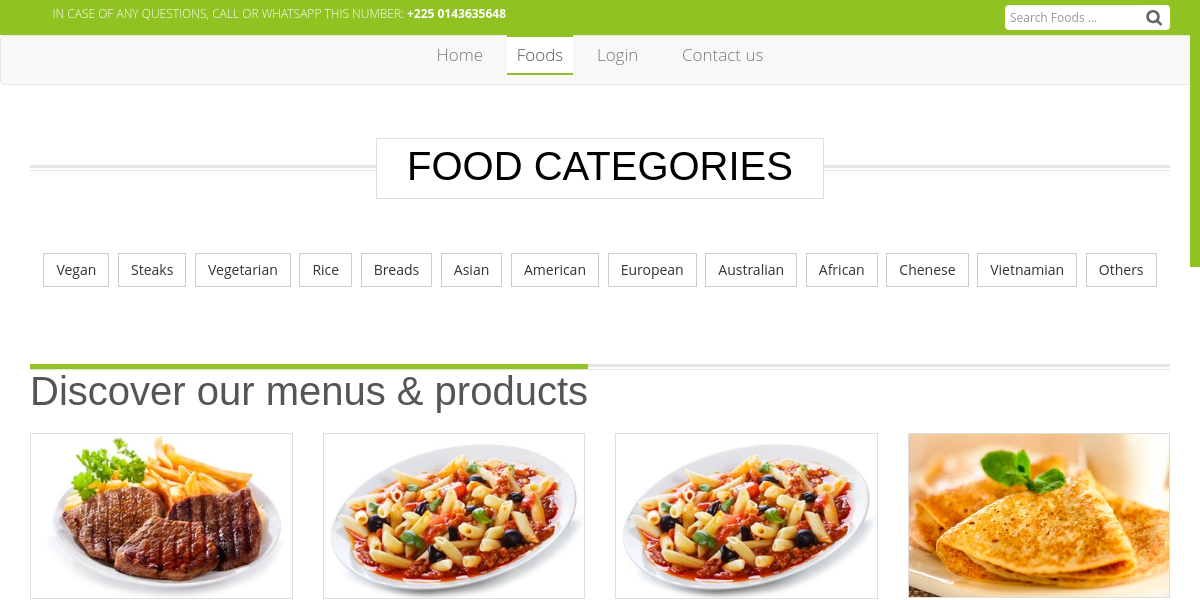
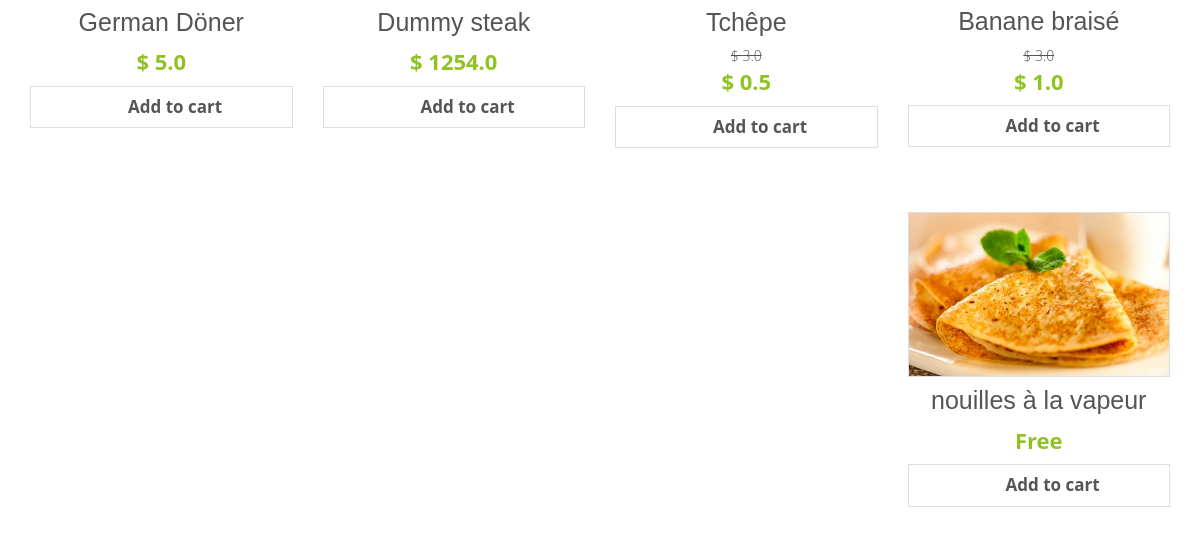
The app's page /foods/ (upper part), older data (2 pictures, top to bottom).
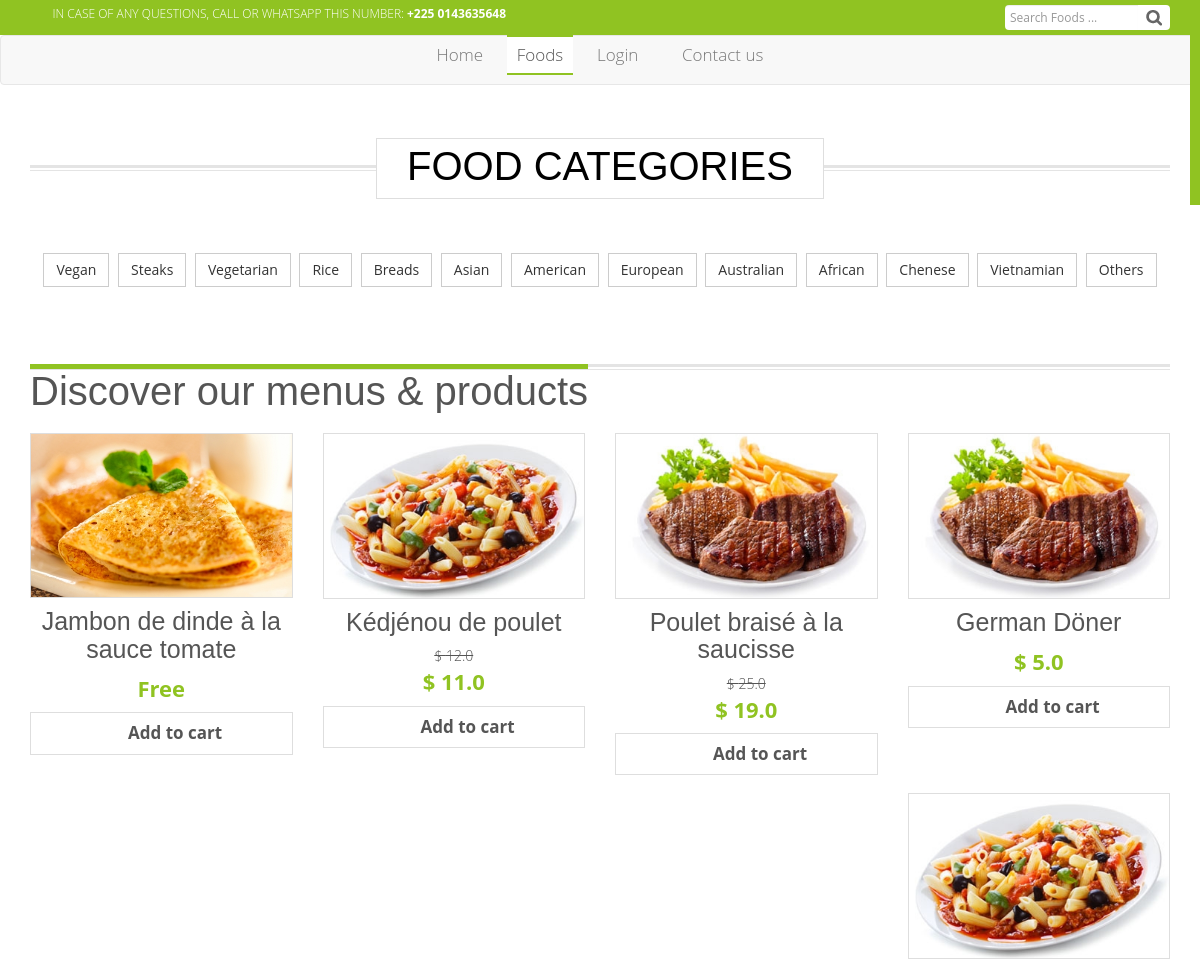
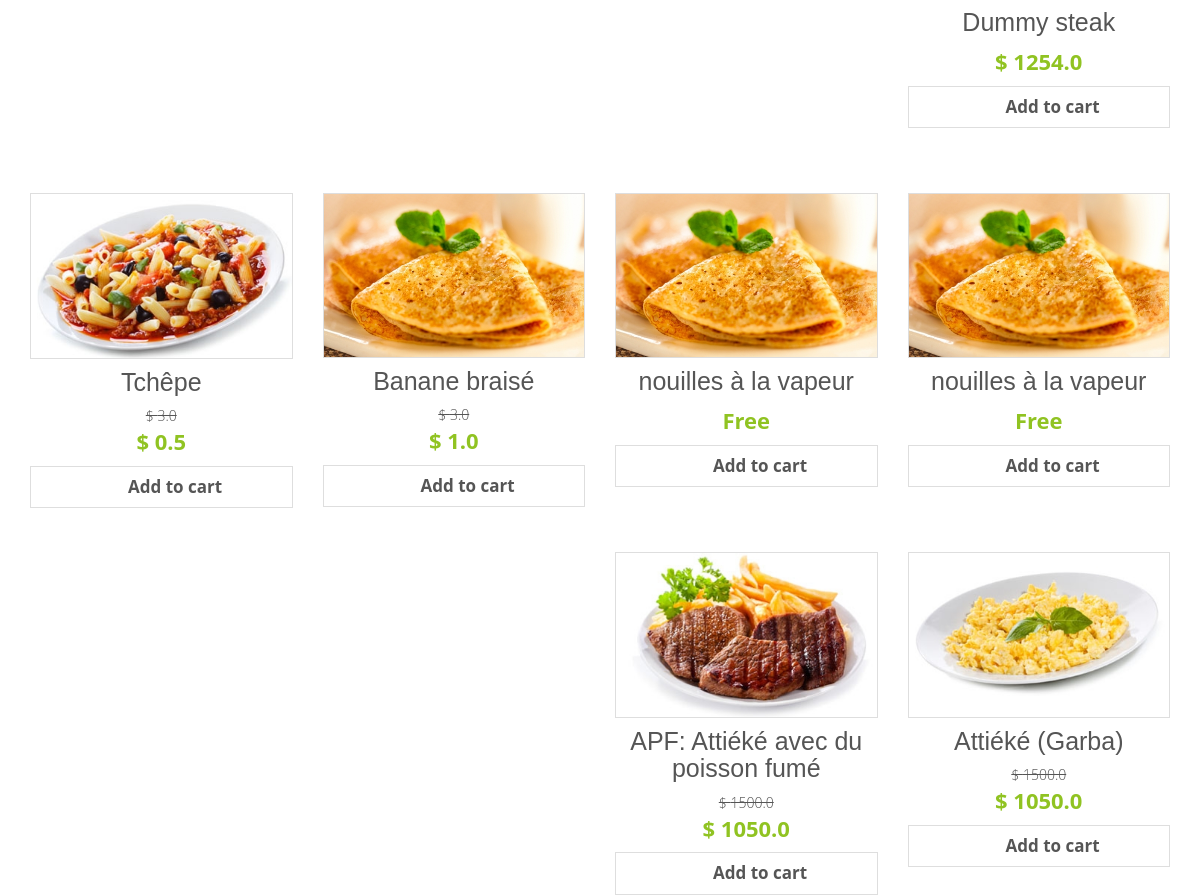
The same page, newer data (2 pictures, top to bottom).
### products/models.py (models this page shows, shortened)
class Item(models.Model):
	hit_count_generic = GenericRelation(HitCount,
		object_id_field='object_pk',
		related_query_name='hit_count_generic_relation'
	)
	title = models.CharField(max_length=255)
	slug = models.SlugField( max_length=400,
		help_text='Autofill field')
	description = models.TextField()
	picture = ResizedImageField(
		size=[500, 500],
		quality=100,
		upload_to='images/foods/%Y/%m/',
		help_text="Main picture")
	tags = TaggableManager()
	is_public = models.BooleanField(default=True)
	picture_2 = ResizedImageField(
		size=[500, 500],
		quality=100,
		null=True,
		blank=True,
		upload_to='images/foods/%Y/%m/',
		help_text="Second picture")
	picture_3 = ResizedImageField(
		size=[500, 500],
		quality=100,
		null=True,
		blank=True,
		upload_to='images/foods/%Y/%m/',
		help_text="Third picture")
	is_popular = models.BooleanField(default=False)
	date = models.DateTimeField(auto_now_add=True)
	price = models.FloatField()
	discount_price = models.FloatField(blank=True, null=True,
		help_text='Must be smaller than normal price')
	category = models.CharField(max_length=20, default='others',
		choices=CATEGORY_CHOICES)
	def get_add_to_cart_url(self):
		return reverse("add-food-to-cart", kwargs={
			"id" : self.id,
			"slug" : self.slug,
		})

### website/views.py (the view)
# urls.py: path('foods/', views.food_item_list_view, name='food-list'),
def food_item_list_view(request):
	if 'food' in request.GET:
		item = request.GET['food']
		items_list = Item.objects.filter(
			is_public=True,
			title__icontains=item).order_by('-id')
	else:
		items_list = Item.objects.filter(is_public=True).order_by('-id')
	paginator = Paginator(items_list, 100)
	page = request.GET.get("page")
	items_obj = paginator.get_page(page)
	try:
		items_list = paginator.page(page)
	except PageNotAnInteger:
		items_list = paginator.page(1)
	except EmptyPage:
		items_list = paginator.page(paginator.num_pages)
	context = {
		'items' : items_obj,
		'current_site' : get_current_site(request),
	}
	items = Item.objects.all()
	for item in items:
		update_views(request, item)
	template_name = 'public/items/items_list.html'
	return render(request, template_name, context)

### website/utils.py (called while the page is built)
def update_views(request, object):
    context = {}
    hit_count = get_hitcount_model().objects.get_for_object(object)
    hits = hit_count.hits
    hitcontext = context["hitcount"] = {"pk": hit_count.pk}
    hit_count_response = HitCountMixin.hit_count(request, hit_count)
    if hit_count_response.hit_counted:
        hits = hits+1
        hitcontext["hitcounted"] = hit_count_response.hit_counted
        hitcontext["hit_message"] = hit_count_response.hit_message
        hitcontext["total_hits"] = hits

### templates/public/items/items_list.html (shortened to what this page needs)
{% extends 'public/includes/base.html' %}
{% load i18n %}
{% load static %}
{% load humanize %}
{% load hitcount_tags %}
{% block content %}
	<section id="catagorie">
		<div class="container">
			<div class="row">
				<div class="col-md-12">
					<div class="block">
						<div class="block-heading">
							<h2>FOOD CATEGORIES</h2>
						</div>
						<div class="row">
			        		<div class="p-2 text-center">
    			        		<a href="{% url 'food-category' 'vegan' %}" class="btn btn-default btn-transparent m-1" role="button">
    			        			<span>Vegan</span>
    			        		</a>
    				        	<a href="{% url 'food-category' 'steak' %}" class="btn btn-default btn-transparent m-1" role="button">
    				        		<span>Steaks</span>
    				        	</a>
    				        	<a href="{% url 'food-category' 'vegetarian' %}" class="btn btn-default btn-transparent m-1" role="button">
    			        			<span>Vegetarian</span>
    			        		</a>
    				        	<a href="{% url 'food-category' 'rice' %}" class="btn btn-default btn-transparent m-1" role="button">
    				        		<span>Rice</span>
    				        	</a>
    				        	<a href="{% url 'food-category' 'bread' %}" class="btn btn-default btn-transparent m-1" role="button">
    				        		<span>Breads</span>
    				        	</a>
    				        	<a href="{% url 'food-category' 'asian' %}" class="btn btn-default btn-transparent m-1" role="button">
    				        		<span>Asian</span>
    				        	</a>
    				        	<a href="{% url 'food-category' 'american' %}" class="btn btn-default btn-transparent m-1" role="button">
    				        		<span>American</span>
    				        	</a>
    				        	<a href="{% url 'food-category' 'european' %}" class="btn btn-default btn-transparent m-1" role="button">
    				        		<span>European</span>
    				        	</a>
    				        	<a href="{% url 'food-category' 'australian' %}" class="btn btn-default btn-transparent m-1" role="button">
    				        		<span>Australian</span>
    				        	</a>
    				        	<a href="{% url 'food-category' 'african' %}" class="btn btn-default btn-transparent m-1" role="button">
    				        		<span>African</span>
    				        	</a>
    				        	<a href="{% url 'food-category' 'chenese' %}" class="btn btn-default btn-transparent m-1" role="button">
    				        		<span>Chenese</span>
    				        	</a>
    				        	<a href="{% url 'food-category' 'vietnamian' %}" class="btn btn-default btn-transparent m-1" role="button">
    				        		<span>Vietnamian</span>
    				        	</a>
    				        	<a href="{% url 'food-category' 'others' %}" class="btn btn-default btn-transparent m-1" role="button">
    				        		<span>Others</span>
    				        	</a>
			        		</div>
						</div>
					</div>
				</div>
			</div>
		</div>
	</section>
	<section id="products" class="pb-5">
		<div class="container">
			<div class="row">
				<div class="col-md-12">
					<div class="products-heading">
						<h2>Discover our menus & products</h2>
					</div>
				</div>
			</div>
			<div class="row">
				{% for item in items %}
				<div class="col-md-3 col-lg-3">
					<div class="products">
						<a href="{% url 'food-detail' item.id item.slug %}">
							<img src="{{item.picture.url}}" alt="{{item.title}}" title="{{item.title}}">
						</a>
						<a href="{% url 'food-detail' item.id item.slug %}">
							<h5>
								{{item.title}}
							</h5>
						</a>
						{% if item.price == 0.0 %}
						<p class="price">
							Free
						</p>
						{% else %}
						{% if item.discount_price %}
						<del>$ {{item.price}}</del>
						<p class="price">
							$ {{item.discount_price}}
						</p>
						{% else %}
						<p class="price">
							$ {{item.price}}
						</p>
						{% endif %}
						{% endif %}
						<a class="view-link shutter" href="{{ item.get_add_to_cart_url }}">
							<i class="fa fa-plus-circle"></i>
							Add to cart
						</a>
					</div>
				</div>
				{% endfor %}
			</div>
		</div>
	</section>
{% endblock content %}

Row changes from the older to the newer data that the page shows:
added Item: picture (picture), title "Jambon de dinde à la sauce tomate", price "Free"
added Item: picture (picture), title "Kédjénou de poulet", price "12.0", discount_price "11.0"
added Item: picture (picture), title "Poulet braisé à la saucisse", price "25.0", discount_price "19.0"
now on this page (row unchanged): Item: picture (picture), title "nouilles à la vapeur", price "Free"
now on this page (row edited): Item: picture (picture), title "APF: Attiéké avec du poisson fumé", price "1500.0", discount_price "1050.0"
now on this page (row unchanged): Item: picture (picture), title "Attiéké (Garba)", price "1500.0", discount_price "1050.0"
